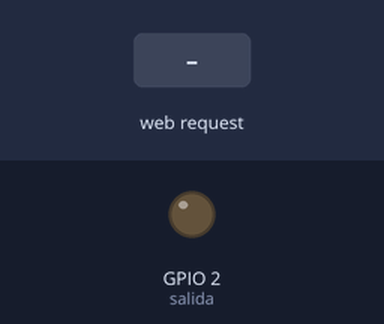
Simulated run of this sketch. Board: ESP32. On the bench: output pins drawn as LEDs (lit = HIGH). The test bench sets the inputs (shaded band). WiFi joins after 1.5 s; servers stay silent unless stated; what the sketch prints to the serial monitor is not drawn.

Above: at 2.7 s.
2.8 s: HTTP request GET /on received
At 4.0 s:
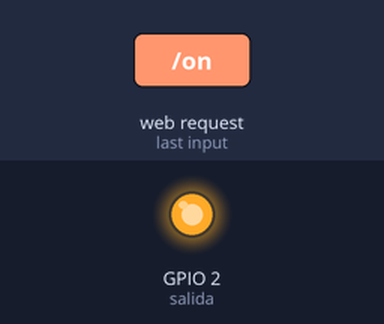
4.3 s: HTTP request GET /off received
At 5.3 s:
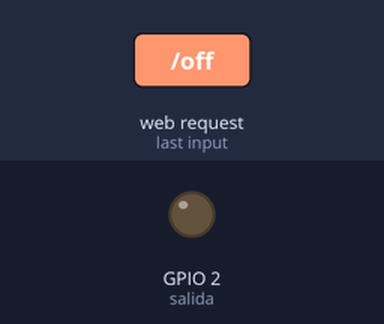
Timing chart, 0 to 7.3 s (numbered marks = the images above; inputs shaded):
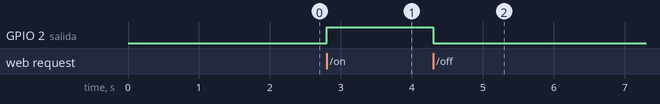

Measured:
- after the input at 2.8 s, GPIO 2 (salida): LOW → HIGH at once
- after the input at 4.3 s, GPIO 2 (salida): HIGH → LOW at once

The sketch:

web_arduino_tabla.ino
```cpp
//https://www.youtube.com/watch?v=rlecwJulJw0&list=PL2xmtLUbEugnUoLiRTqwCm5wi2MSzsw3D&index=7&t=0s
#include <WiFi.h>

//------------------Servidor Web en puerto 80---------------------


WiFiServer server(80);

//---------------------Credenciales de WiFi-----------------------

const char* ssid     = "Mi_Wifi";
const char* password = "qwerty1234";

//---------------------VARIABLES GLOBALES-------------------------
int contconexion = 0;

String header; // Variable para guardar el HTTP request

String estadoSalida = "off";

const int salida = 2;

//------------------------CODIGO HTML------------------------------
String pagina =
"<script>"

"function exportTableToExcel(tableID, filename = ''){     var downloadLink;     var dataType = 'application/vnd.ms-excel';     var tableSelect = document.getElementById(tableID);"
    "var tableHTML = tableSelect.outerHTML.replace(/ /g, '%20');"
   " filename = filename?filename+'.xls':'excel_data.xls';"

    "downloadLink = document.createElement('a');"

    "document.body.appendChild(downloadLink);"

    "if(navigator.msSaveOrOpenBlob){"
       " var blob = new Blob(['ufeff', tableHTML], {            type: dataType        });"
       " navigator.msSaveOrOpenBlob( blob, filename);"
   " }else{   "
      "  downloadLink.href = 'data:' + dataType + ', ' + tableHTML;"

       " downloadLink.download = filename;"

       " downloadLink.click();"
   " }"
"}"
"</script> <!DOCTYPE html> <html xmlns:th='http://www.thymeleaf.org'>"
"<head>     <title>UJI MotorSport</title>     <meta charset='UTF-8' />"
    "<link rel='stylesheet' href='https://stackpath.bootstrapcdn.com/bootstrap/4.4.1/css/bootstrap.min.css' />      <style type='text/css'>         H1 { text-align: center}"
       "#BLANC { color: #FFFFFF; } </style>"
"</head> <body> <div class='container'> <h1 > Lectura de Sensors - UJI MotorSport -</h1>"
"<table class='table table-striped' id='tblData'>"
   " <tr>         <th>Sensor</th>         <th>Informació</th>         <th>Data</th>     </tr>"
  "  <tr>         <td>Temp Motor</td>        <td>38</td>        <td>26/02/2020 11:09:34</td>    </tr>"
  "  <tr>        <td>Velocitat</td>         <td>30</td>         <td>26/02/2020 11:09:34</td>    </tr>"
    "<tr>        <td>RPM</td>        <td>3000</td>        <td>26/02/2020 11:09:34</td>    </tr>"

"</table>"


"<a  id='BLANC' class='btn btn-success' role='button' onclick=\"exportTableToExcel('tblData','dades_UMS')\">Exportar</a>"
"<a  id='BLANC' class='btn btn-warning' role='button' onclick='history.go(0)'>Refrescar</a>"
"<a href='/on' class='btn btn-success' role='button'>ON</a>"
"<a href='/off' class='btn btn-danger' role='button' >OFF</a>"

"</div> </body> </html>";


//---------------------------SETUP--------------------------------
void setup() {
  Serial.begin(115200);
  Serial.println("");

  pinMode(salida, OUTPUT);
  digitalWrite(salida, LOW);

  // Conexión WIFI
  WiFi.begin(ssid, password);
  //Cuenta hasta 50 si no se puede conectar lo cancela
  while (WiFi.status() != WL_CONNECTED and contconexion <50) {
    ++contconexion;
    delay(500);
    Serial.print(".");
  }
  if (contconexion <50) {
      //para usar con ip fija
      IPAddress ip(192,168,43,65);
      IPAddress gateway(192,168,43,1);
      IPAddress subnet(255,255,255,0);
      WiFi.config(ip, gateway, subnet);

      Serial.println("");
      Serial.println("WiFi conectado");
      Serial.println(WiFi.localIP());
      server.begin(); // iniciamos el servidor
  }
  else {
      Serial.println("");
      Serial.println("Error de conexion");
  }
}

//----------------------------LOOP----------------------------------

void loop(){
  WiFiClient client = server.available();   // Escucha a los clientes entrantes

  if (client) {                             // Si se conecta un nuevo cliente
    Serial.println("New Client.");          //
    String currentLine = "";                //
    while (client.connected()) {            // loop mientras el cliente está conectado
      if (client.available()) {             // si hay bytes para leer desde el cliente
        char c = client.read();             // lee un byte
        Serial.write(c);                    // imprime ese byte en el monitor serial
        header += c;
        if (c == '\n') {                    // si el byte es un caracter de salto de linea
          // si la nueva linea está en blanco significa que es el fin del
          // HTTP request del cliente, entonces respondemos:
          if (currentLine.length() == 0) {
            client.println("HTTP/1.1 200 OK");
            client.println("Content-type:text/html");
            client.println("Connection: close");
            client.println();

            // enciende y apaga el GPIO
            if (header.indexOf("GET /on") >= 0) {
              Serial.println("GPIO on");
              estadoSalida = "on";
              digitalWrite(salida, HIGH);
            } else if (header.indexOf("GET /off") >= 0) {
              Serial.println("GPIO off");
              estadoSalida = "off";
              digitalWrite(salida, LOW);
            }

            // Muestra la página web
            client.println(pagina);

            // la respuesta HTTP temina con una linea en blanco
            client.println();
            break;
          } else { // si tenemos una nueva linea limpiamos currentLine
            currentLine = "";
          }
        } else if (c != '\r') {  // si C es distinto al caracter de retorno de carro
          currentLine += c;      // lo agrega al final de currentLine
        }
      }
    }
    // Limpiamos la variable header
    header = "";
    // Cerramos la conexión
    client.stop();
    Serial.println("Client disconnected.");
    Serial.println("");
  }
}
```
